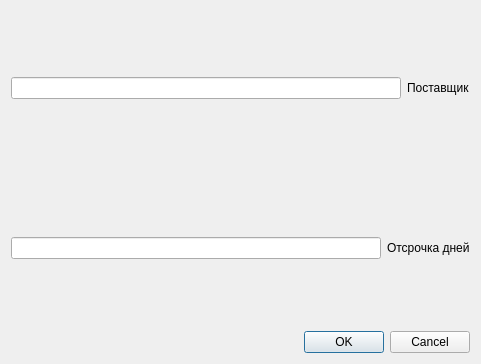
<?xml version="1.0" encoding="UTF-8"?>
<ui version="4.0">
 <class>AddFirmDialog</class>
 <widget class="QDialog" name="AddFirmDialog">
  <property name="geometry">
   <rect>
    <x>0</x>
    <y>0</y>
    <width>481</width>
    <height>364</height>
   </rect>
  </property>
  <property name="windowTitle">
   <string>Dialog</string>
  </property>
  <layout class="QVBoxLayout" name="verticalLayout_2">
   <item>
    <layout class="QVBoxLayout" name="verticalLayout">
     <item>
      <layout class="QHBoxLayout" name="horizontalLayout">
       <item>
        <widget class="QLineEdit" name="lineEdit"/>
       </item>
       <item>
        <widget class="QLabel" name="label">
         <property name="text">
          <string>Поставщик</string>
         </property>
        </widget>
       </item>
      </layout>
     </item>
     <item>
      <layout class="QHBoxLayout" name="horizontalLayout_2">
       <item>
        <widget class="QLineEdit" name="lineEdit_2">
         <property name="inputMethodHints">
          <set>Qt::ImhDigitsOnly</set>
         </property>
        </widget>
       </item>
       <item>
        <widget class="QLabel" name="label_2">
         <property name="text">
          <string>Отсрочка дней</string>
         </property>
        </widget>
       </item>
      </layout>
     </item>
    </layout>
   </item>
   <item>
    <widget class="QDialogButtonBox" name="buttonBox">
     <property name="orientation">
      <enum>Qt::Horizontal</enum>
     </property>
     <property name="standardButtons">
      <set>QDialogButtonBox::Cancel|QDialogButtonBox::Ok</set>
     </property>
    </widget>
   </item>
  </layout>
 </widget>
 <resources/>
 <connections>
  <connection>
   <sender>buttonBox</sender>
   <signal>accepted()</signal>
   <receiver>AddFirmDialog</receiver>
   <slot>accept()</slot>
   <hints>
    <hint type="sourcelabel">
     <x>248</x>
     <y>254</y>
    </hint>
    <hint type="destinationlabel">
     <x>157</x>
     <y>274</y>
    </hint>
   </hints>
  </connection>
  <connection>
   <sender>buttonBox</sender>
   <signal>rejected()</signal>
   <receiver>AddFirmDialog</receiver>
   <slot>reject()</slot>
   <hints>
    <hint type="sourcelabel">
     <x>316</x>
     <y>260</y>
    </hint>
    <hint type="destinationlabel">
     <x>286</x>
     <y>274</y>
    </hint>
   </hints>
  </connection>
 </connections>
</ui>
